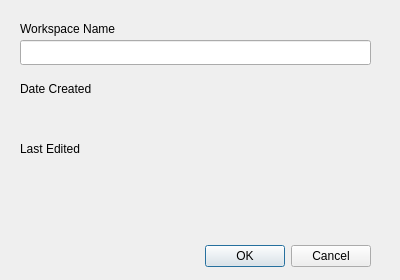
<?xml version="1.0" encoding="UTF-8"?>
<ui version="4.0">
 <class>Dialog</class>
 <widget class="QDialog" name="Dialog">
  <property name="geometry">
   <rect>
    <x>0</x>
    <y>0</y>
    <width>400</width>
    <height>280</height>
   </rect>
  </property>
  <property name="minimumSize">
   <size>
    <width>400</width>
    <height>280</height>
   </size>
  </property>
  <property name="maximumSize">
   <size>
    <width>400</width>
    <height>280</height>
   </size>
  </property>
  <property name="windowTitle">
   <string>Workspace Configuration</string>
  </property>
  <widget class="QDialogButtonBox" name="buttonBox">
   <property name="geometry">
    <rect>
     <x>30</x>
     <y>240</y>
     <width>341</width>
     <height>32</height>
    </rect>
   </property>
   <property name="orientation">
    <enum>Qt::Horizontal</enum>
   </property>
   <property name="standardButtons">
    <set>QDialogButtonBox::Cancel|QDialogButtonBox::Ok</set>
   </property>
  </widget>
  <widget class="QLabel" name="label">
   <property name="geometry">
    <rect>
     <x>20</x>
     <y>20</y>
     <width>351</width>
     <height>17</height>
    </rect>
   </property>
   <property name="text">
    <string>Workspace Name</string>
   </property>
  </widget>
  <widget class="QLineEdit" name="workspaceFileLineEdit">
   <property name="geometry">
    <rect>
     <x>20</x>
     <y>40</y>
     <width>351</width>
     <height>25</height>
    </rect>
   </property>
  </widget>
  <widget class="QLabel" name="label_2">
   <property name="geometry">
    <rect>
     <x>20</x>
     <y>80</y>
     <width>351</width>
     <height>17</height>
    </rect>
   </property>
   <property name="text">
    <string>Date Created</string>
   </property>
  </widget>
  <widget class="QLabel" name="startDateLabel">
   <property name="geometry">
    <rect>
     <x>20</x>
     <y>100</y>
     <width>351</width>
     <height>17</height>
    </rect>
   </property>
   <property name="text">
    <string/>
   </property>
  </widget>
  <widget class="QLabel" name="label_3">
   <property name="geometry">
    <rect>
     <x>20</x>
     <y>140</y>
     <width>351</width>
     <height>17</height>
    </rect>
   </property>
   <property name="text">
    <string>Last Edited</string>
   </property>
  </widget>
  <widget class="QLabel" name="editDateLabel">
   <property name="geometry">
    <rect>
     <x>20</x>
     <y>160</y>
     <width>351</width>
     <height>17</height>
    </rect>
   </property>
   <property name="text">
    <string/>
   </property>
  </widget>
 </widget>
 <resources/>
 <connections>
  <connection>
   <sender>buttonBox</sender>
   <signal>accepted()</signal>
   <receiver>Dialog</receiver>
   <slot>accept()</slot>
   <hints>
    <hint type="sourcelabel">
     <x>248</x>
     <y>254</y>
    </hint>
    <hint type="destinationlabel">
     <x>157</x>
     <y>274</y>
    </hint>
   </hints>
  </connection>
  <connection>
   <sender>buttonBox</sender>
   <signal>rejected()</signal>
   <receiver>Dialog</receiver>
   <slot>reject()</slot>
   <hints>
    <hint type="sourcelabel">
     <x>316</x>
     <y>260</y>
    </hint>
    <hint type="destinationlabel">
     <x>286</x>
     <y>274</y>
    </hint>
   </hints>
  </connection>
 </connections>
</ui>
